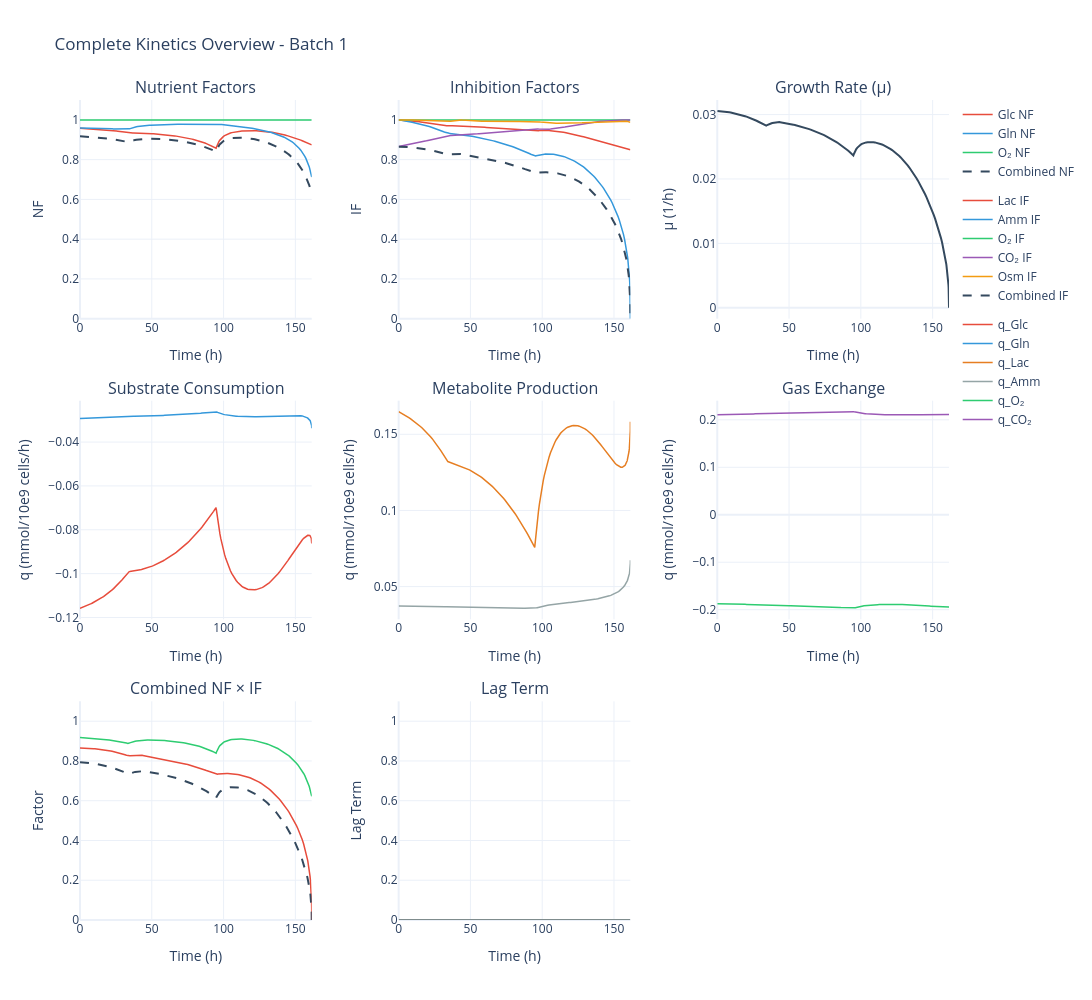

The code cell stored with this chart in its notebook:
### Code cell
baseline_sim.data.plot_kinetics()

### Figure 1 — Plotly figure (JSON) as saved in the notebook; plotly's stock layout.template omitted (floating-point values rounded to 4 significant figures; data arrays with more than 128 entries replaced by an {"elided": "..."} marker saying what was removed)
{"data": [{"legendgroup": "NF", "line": {"color": "#E74C3C", "width": 1.5}, "mode": "lines", "name": "Glc NF", "type": "scatter", "x": {"elided": "259 float values"}, "xaxis": "x", "y": {"elided": "259 float values"}, "yaxis": "y"}, {"legendgroup": "NF", "line": {"color": "#3498DB", "width": 1.5}, "mode": "lines", "name": "Gln NF", "type": "scatter", "x": {"elided": "259 float values"}, "xaxis": "x", "y": {"elided": "259 float values"}, "yaxis": "y"}, {"legendgroup": "NF", "line": {"color": "#2ECC71", "width": 1.5}, "mode": "lines", "name": "O₂ NF", "type": "scatter", "x": {"elided": "259 float values"}, "xaxis": "x", "y": {"elided": "259 float values"}, "yaxis": "y"}, {"legendgroup": "NF", "line": {"color": "#34495E", "dash": "dash", "width": 2}, "mode": "lines", "name": "Combined NF", "type": "scatter", "x": {"elided": "259 float values"}, "xaxis": "x", "y": {"elided": "259 float values"}, "yaxis": "y"}, {"legendgroup": "IF", "line": {"color": "#E74C3C", "width": 1.5}, "mode": "lines", "name": "Lac IF", "type": "scatter", "x": {"elided": "259 float values"}, "xaxis": "x2", "y": {"elided": "259 float values"}, "yaxis": "y2"}, {"legendgroup": "IF", "line": {"color": "#3498DB", "width": 1.5}, "mode": "lines", "name": "Amm IF", "type": "scatter", "x": {"elided": "259 float values"}, "xaxis": "x2", "y": {"elided": "259 float values"}, "yaxis": "y2"}, {"legendgroup": "IF", "line": {"color": "#2ECC71", "width": 1.5}, "mode": "lines", "name": "O₂ IF", "type": "scatter", "x": {"elided": "259 float values"}, "xaxis": "x2", "y": {"elided": "259 float values"}, "yaxis": "y2"}, {"legendgroup": "IF", "line": {"color": "#9B59B6", "width": 1.5}, "mode": "lines", "name": "CO₂ IF", "type": "scatter", "x": {"elided": "259 float values"}, "xaxis": "x2", "y": {"elided": "259 float values"}, "yaxis": "y2"}, {"legendgroup": "IF", "line": {"color": "#F39C12", "width": 1.5}, "mode": "lines", "name": "Osm IF", "type": "scatter", "x": {"elided": "259 float values"}, "xaxis": "x2", "y": {"elided": "259 float values"}, "yaxis": "y2"}, {"legendgroup": "IF", "line": {"color": "#34495E", "dash": "dash", "width": 2}, "mode": "lines", "name": "Combined IF", "type": "scatter", "x": {"elided": "259 float values"}, "xaxis": "x2", "y": {"elided": "259 float values"}, "yaxis": "y2"}, {"line": {"color": "#34495E", "width": 2}, "mode": "lines", "name": "μ", "showlegend": false, "type": "scatter", "x": {"elided": "259 float values"}, "xaxis": "x3", "y": {"elided": "259 float values"}, "yaxis": "y3"}, {"legendgroup": "rates", "line": {"color": "#E74C3C", "width": 1.5}, "mode": "lines", "name": "q_Glc", "type": "scatter", "x": {"elided": "259 float values"}, "xaxis": "x4", "y": {"elided": "259 float values"}, "yaxis": "y4"}, {"legendgroup": "rates", "line": {"color": "#3498DB", "width": 1.5}, "mode": "lines", "name": "q_Gln", "type": "scatter", "x": {"elided": "259 float values"}, "xaxis": "x4", "y": {"elided": "259 float values"}, "yaxis": "y4"}, {"legendgroup": "rates", "line": {"color": "#E67E22", "width": 1.5}, "mode": "lines", "name": "q_Lac", "type": "scatter", "x": {"elided": "259 float values"}, "xaxis": "x5", "y": {"elided": "259 float values"}, "yaxis": "y5"}, {"legendgroup": "rates", "line": {"color": "#95A5A6", "width": 1.5}, "mode": "lines", "name": "q_Amm", "type": "scatter", "x": {"elided": "259 float values"}, "xaxis": "x5", "y": {"elided": "259 float values"}, "yaxis": "y5"}, {"legendgroup": "rates", "line": {"color": "#2ECC71", "width": 1.5}, "mode": "lines", "name": "q_O₂", "type": "scatter", "x": {"elided": "259 float values"}, "xaxis": "x6", "y": {"elided": "259 float values"}, "yaxis": "y6"}, {"legendgroup": "rates", "line": {"color": "#9B59B6", "width": 1.5}, "mode": "lines", "name": "q_CO₂", "type": "scatter", "x": {"elided": "259 float values"}, "xaxis": "x6", "y": {"elided": "259 float values"}, "yaxis": "y6"}, {"line": {"color": "#2ECC71", "width": 1.5}, "mode": "lines", "name": "NF", "showlegend": false, "type": "scatter", "x": {"elided": "259 float values"}, "xaxis": "x7", "y": {"elided": "259 float values"}, "yaxis": "y7"}, {"line": {"color": "#E74C3C", "width": 1.5}, "mode": "lines", "name": "IF", "showlegend": false, "type": "scatter", "x": {"elided": "259 float values"}, "xaxis": "x7", "y": {"elided": "259 float values"}, "yaxis": "y7"}, {"line": {"color": "#34495E", "dash": "dash", "width": 2}, "mode": "lines", "name": "NF × IF", "showlegend": false, "type": "scatter", "x": {"elided": "259 float values"}, "xaxis": "x7", "y": {"elided": "259 float values"}, "yaxis": "y7"}, {"line": {"color": "#7F8C8D", "width": 2}, "mode": "lines", "name": "Lag", "showlegend": false, "type": "scatter", "x": {"elided": "259 float values"}, "xaxis": "x8", "y": {"elided": "259 float values"}, "yaxis": "y8"}], "layout": {"annotations": [{"font": {"size": 16}, "showarrow": false, "text": "Nutrient Factors", "x": 0.1333, "xanchor": "center", "xref": "paper", "y": 1, "yanchor": "bottom", "yref": "paper"}, {"font": {"size": 16}, "showarrow": false, "text": "Inhibition Factors", "x": 0.5, "xanchor": "center", "xref": "paper", "y": 1, "yanchor": "bottom", "yref": "paper"}, {"font": {"size": 16}, "showarrow": false, "text": "Growth Rate (μ)", "x": 0.8667, "xanchor": "center", "xref": "paper", "y": 1, "yanchor": "bottom", "yref": "paper"}, {"font": {"size": 16}, "showarrow": false, "text": "Substrate Consumption", "x": 0.1333, "xanchor": "center", "xref": "paper", "y": 0.6333, "yanchor": "bottom", "yref": "paper"}, {"font": {"size": 16}, "showarrow": false, "text": "Metabolite Production", "x": 0.5, "xanchor": "center", "xref": "paper", "y": 0.6333, "yanchor": "bottom", "yref": "paper"}, {"font": {"size": 16}, "showarrow": false, "text": "Gas Exchange", "x": 0.8667, "xanchor": "center", "xref": "paper", "y": 0.6333, "yanchor": "bottom", "yref": "paper"}, {"font": {"size": 16}, "showarrow": false, "text": "Combined NF × IF", "x": 0.1333, "xanchor": "center", "xref": "paper", "y": 0.2667, "yanchor": "bottom", "yref": "paper"}, {"font": {"size": 16}, "showarrow": false, "text": "Lag Term", "x": 0.5, "xanchor": "center", "xref": "paper", "y": 0.2667, "yanchor": "bottom", "yref": "paper"}], "height": 1000, "hovermode": "x unified", "legend": {"orientation": "v", "x": 1.01, "xanchor": "left", "y": 1, "yanchor": "top"}, "showlegend": true, "title": {"text": "Complete Kinetics Overview - Batch 1"}, "width": 1400, "xaxis": {"anchor": "y", "domain": [0, 0.2667], "title": {"text": "Time (h)"}}, "xaxis2": {"anchor": "y2", "domain": [0.3667, 0.6333], "title": {"text": "Time (h)"}}, "xaxis3": {"anchor": "y3", "domain": [0.7333, 1], "title": {"text": "Time (h)"}}, "xaxis4": {"anchor": "y4", "domain": [0, 0.2667], "title": {"text": "Time (h)"}}, "xaxis5": {"anchor": "y5", "domain": [0.3667, 0.6333], "title": {"text": "Time (h)"}}, "xaxis6": {"anchor": "y6", "domain": [0.7333, 1], "title": {"text": "Time (h)"}}, "xaxis7": {"anchor": "y7", "domain": [0, 0.2667], "title": {"text": "Time (h)"}}, "xaxis8": {"anchor": "y8", "domain": [0.3667, 0.6333], "title": {"text": "Time (h)"}}, "xaxis9": {"anchor": "y9", "domain": [0.7333, 1], "title": {"text": "Time (h)"}}, "yaxis": {"anchor": "x", "domain": [0.7333, 1], "range": [0, 1.1], "title": {"text": "NF"}}, "yaxis2": {"anchor": "x2", "domain": [0.7333, 1], "range": [0, 1.1], "title": {"text": "IF"}}, "yaxis3": {"anchor": "x3", "domain": [0.7333, 1], "title": {"text": "μ (1/h)"}}, "yaxis4": {"anchor": "x4", "domain": [0.3667, 0.6333], "title": {"text": "q (mmol/10e9 cells/h)"}}, "yaxis5": {"anchor": "x5", "domain": [0.3667, 0.6333], "title": {"text": "q (mmol/10e9 cells/h)"}}, "yaxis6": {"anchor": "x6", "domain": [0.3667, 0.6333], "title": {"text": "q (mmol/10e9 cells/h)"}}, "yaxis7": {"anchor": "x7", "domain": [0, 0.2667], "range": [0, 1.1], "title": {"text": "Factor"}}, "yaxis8": {"anchor": "x8", "domain": [0, 0.2667], "range": [0, 1.1], "title": {"text": "Lag Term"}}, "yaxis9": {"anchor": "x9", "domain": [0, 0.2667]}}}
